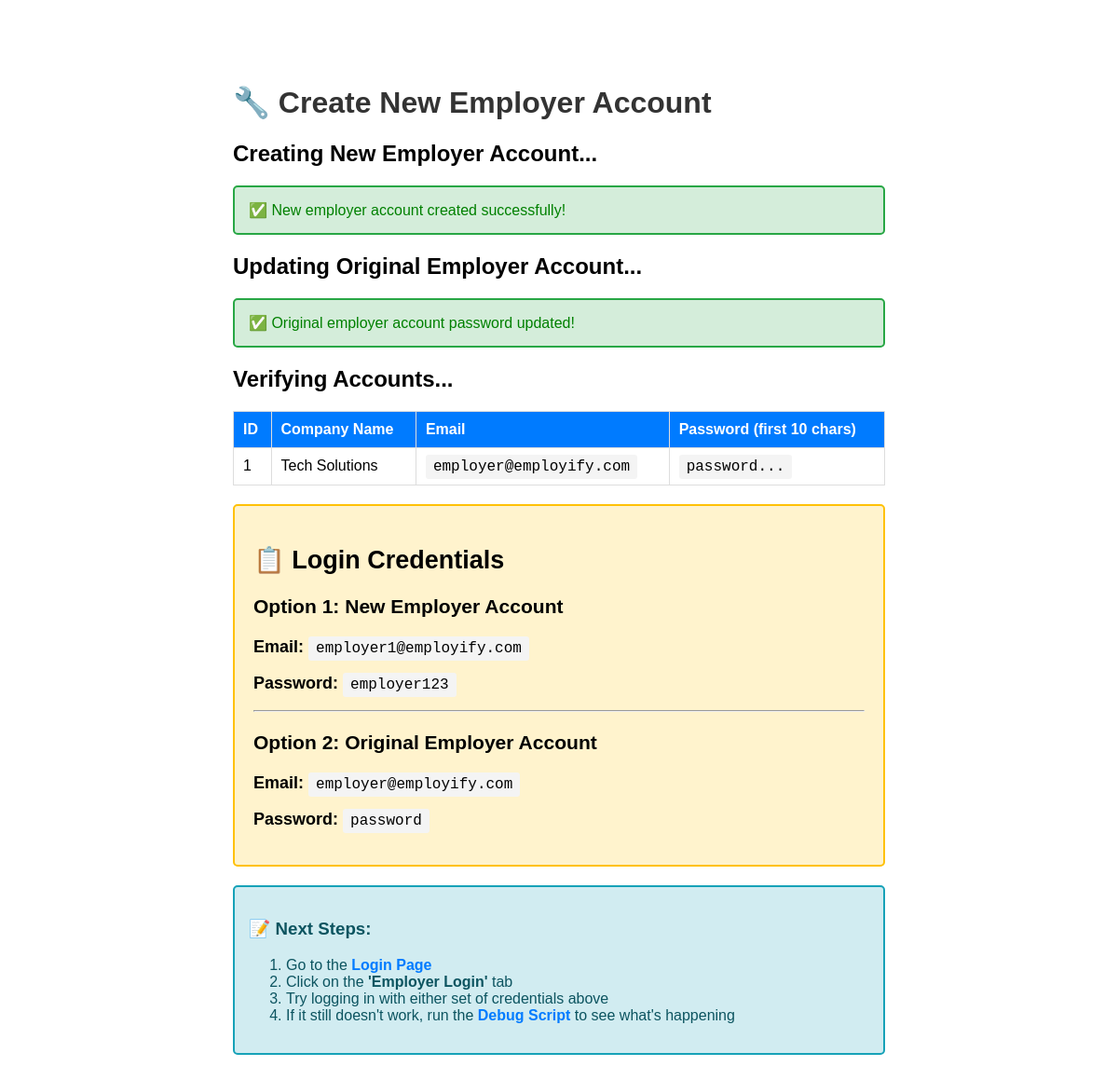
The page /model/create_employer_account.php on the database its author committed.
### tables this page shows
CREATE TABLE IF NOT EXISTS employerreg (
    id INT AUTO_INCREMENT PRIMARY KEY,
    Company_Name VARCHAR(100) NOT NULL,
    Email VARCHAR(100) NOT NULL UNIQUE,
    Password VARCHAR(255) NOT NULL,
    Company_Phone VARCHAR(20) NOT NULL,
    Company_Address TEXT NOT NULL,
    Business_Type VARCHAR(50),
    Company_Size VARCHAR(50),
    Company_Website VARCHAR(255),
    Industry VARCHAR(100),
    created_at TIMESTAMP DEFAULT CURRENT_TIMESTAMP,
    updated_at TIMESTAMP DEFAULT CURRENT_TIMESTAMP ON UPDATE CURRENT_TIMESTAMP,
    INDEX idx_email (Email),
    INDEX idx_company_name (Company_Name)
);

### model/create_employer_account.php (the view, shortened to what this page needs)
<?php
echo "<!DOCTYPE html>
<html>
<head>
    <title>Create Employer Account</title>
    <style>
        body { font-family: Arial, sans-serif; max-width: 700px; margin: 50px auto; padding: 20px; }
        .success { color: green; padding: 15px; background: #d4edda; border: 2px solid #28a745; margin: 10px 0; border-radius: 5px; }
        .error { color: red; padding: 15px; background: #f8d7da; border: 2px solid #dc3545; margin: 10px 0; border-radius: 5px; }
        .info { color: #0c5460; padding: 15px; background: #d1ecf1; border: 2px solid #17a2b8; margin: 10px 0; border-radius: 5px; }
        .credentials { background: #fff3cd; padding: 20px; border: 2px solid #ffc107; margin: 20px 0; border-radius: 5px; font-size: 18px; }
        h1 { color: #333; }
        code { background: #f4f4f4; padding: 4px 8px; border-radius: 3px; font-family: monospace; font-size: 16px; }
        a { color: #007bff; text-decoration: none; font-weight: bold; }
        a:hover { text-decoration: underline; }
        table { width: 100%; border-collapse: collapse; margin: 20px 0; }
        th, td { padding: 10px; text-align: left; border: 1px solid #ddd; }
        th { background: #007bff; color: white; }
    </style>
</head>
<body>
    <h1>🔧 Create New Employer Account</h1>";
try {
    $con = getConnection();
    $newEmployer = [
        'Company_Name' => 'ABC Corporation',
        'Email' => 'employer1@employify.com',
        'Password' => 'employer123',
        'Company_Phone' => '1234567890',
        'Company_Address' => '123 Business Street, Dhaka',
        'Business_Type' => 'Technology',
        'Company_Size' => '100-500',
        'Industry' => 'Information Technology'
    ];
    echo "<h2>Creating New Employer Account...</h2>";
    $checkSql = "SELECT id, Email, Company_Name FROM employerreg WHERE Email = ?";
    $stmt = mysqli_prepare($con, $checkSql);
    mysqli_stmt_bind_param($stmt, "s", $newEmployer['Email']);
    mysqli_stmt_execute($stmt);
    $result = mysqli_stmt_get_result($stmt);
    if ($existing = mysqli_fetch_assoc($result)) {
        echo "<div class='info'>ℹ Employer with this email already exists. Updating password...</div>";
        $updateSql = "UPDATE employerreg SET
            Password = ?,
            Company_Name = ?,
            Company_Phone = ?,
            Company_Address = ?,
            Business_Type = ?,
            Company_Size = ?,
            Industry = ?
            WHERE Email = ?";
        $updateStmt = mysqli_prepare($con, $updateSql);
        mysqli_stmt_bind_param($updateStmt, "ssssssss",
            $newEmployer['Password'],
            $newEmployer['Company_Name'],
            $newEmployer['Company_Phone'],
            $newEmployer['Company_Address'],
            $newEmployer['Business_Type'],
            $newEmployer['Company_Size'],
            $newEmployer['Industry'],
            $newEmployer['Email']
        );
        if (mysqli_stmt_execute($updateStmt)) {
            echo "<div class='success'>✅ Employer account updated successfully!</div>";
        } else {
            echo "<div class='error'>❌ Error updating account: " . mysqli_error($con) . "</div>";
        }
        mysqli_stmt_close($updateStmt);
    } else {
        $insertSql = "INSERT INTO employerreg
            (Company_Name, Email, Password, Company_Phone, Company_Address, Business_Type, Company_Size, Industry)
            VALUES (?, ?, ?, ?, ?, ?, ?, ?)";
        $insertStmt = mysqli_prepare($con, $insertSql);
        mysqli_stmt_bind_param($insertStmt, "ssssssss",
            $newEmployer['Company_Name'],
            $newEmployer['Email'],
            $newEmployer['Password'],
            $newEmployer['Company_Phone'],
            $newEmployer['Company_Address'],
            $newEmployer['Business_Type'],
            $newEmployer['Company_Size'],
            $newEmployer['Industry']
        );
        if (mysqli_stmt_execute($insertStmt)) {
            echo "<div class='success'>✅ New employer account created successfully!</div>";
        } else {
            echo "<div class='error'>❌ Error creating account: " . mysqli_error($con) . "</div>";
        }
    }
    echo "<h2>Updating Original Employer Account...</h2>";
    $originalEmail = 'employer@employify.com';
    $originalPassword = 'password';
    $updateOriginalSql = "UPDATE employerreg SET Password = ? WHERE Email = ?";
    $updateOriginalStmt = mysqli_prepare($con, $updateOriginalSql);
    mysqli_stmt_bind_param($updateOriginalStmt, "ss", $originalPassword, $originalEmail);
    if (mysqli_stmt_execute($updateOriginalStmt)) {
        echo "<div class='success'>✅ Original employer account password updated!</div>";
    } else {
        echo "<div class='info'>ℹ Original employer account not found or already updated.</div>";
    }
    echo "<h2>Verifying Accounts...</h2>";
    $verifySql = "SELECT id, Company_Name, Email, Password FROM employerreg WHERE Email IN (?, ?)";
    $verifyStmt = mysqli_prepare($con, $verifySql);
    mysqli_stmt_bind_param($verifyStmt, "ss", $newEmployer['Email'], $originalEmail);
    mysqli_stmt_execute($verifyStmt);
    $verifyResult = mysqli_stmt_get_result($verifyStmt);
    echo "<table>";
    echo "<tr><th>ID</th><th>Company Name</th><th>Email</th><th>Password (first 10 chars)</th></tr>";
    while ($row = mysqli_fetch_assoc($verifyResult)) {
        $passPreview = substr($row['Password'], 0, 10) . '...';
        echo "<tr>";
        echo "<td>{$row['id']}</td>";
        echo "<td>{$row['Company_Name']}</td>";
        echo "<td><code>{$row['Email']}</code></td>";
        echo "<td><code>$passPreview</code></td>";
        echo "</tr>";
    }
    echo "</table>";
    echo "<div class='credentials'>";
    echo "<h2>📋 Login Credentials</h2>";
    echo "<h3>Option 1: New Employer Account</h3>";
    echo "<p><strong>Email:</strong> <code>{$newEmployer['Email']}</code></p>";
    echo "<p><strong>Password:</strong> <code>{$newEmployer['Password']}</code></p>";
    echo "<hr>";
    echo "<h3>Option 2: Original Employer Account</h3>";
    echo "<p><strong>Email:</strong> <code>$originalEmail</code></p>";
    echo "<p><strong>Password:</strong> <code>$originalPassword</code></p>";
    echo "</div>";
    echo "<div class='info'>";
    echo "<h3>📝 Next Steps:</h3>";
    echo "<ol>";
    echo "<li>Go to the <a href='../view/login.php' target='_blank'><strong>Login Page</strong></a></li>";
    echo "<li>Click on the <strong>'Employer Login'</strong> tab</li>";
    echo "<li>Try logging in with either set of credentials above</li>";
    echo "<li>If it still doesn't work, run the <a href='debug_login.php'><strong>Debug Script</strong></a> to see what's happening</li>";
    echo "</ol>";
    echo "</div>";
} catch (Exception $e) {
    echo "<div class='error'>";
    echo "❌ <strong>ERROR:</strong><br>";
    echo $e->getMessage();
    echo "</div>";
}
echo "</body></html>";
?>

### model/create_employer_account.php (style rules this page uses)
body { font-family: Arial, sans-serif; max-width: 700px; margin: 50px auto; padding: 20px; }
.success { color: green; padding: 15px; background: #d4edda; border: 2px solid #28a745; margin: 10px 0; border-radius: 5px; }
.info { color: #0c5460; padding: 15px; background: #d1ecf1; border: 2px solid #17a2b8; margin: 10px 0; border-radius: 5px; }
.credentials { background: #fff3cd; padding: 20px; border: 2px solid #ffc107; margin: 20px 0; border-radius: 5px; font-size: 18px; }
h1 { color: #333; }
code { background: #f4f4f4; padding: 4px 8px; border-radius: 3px; font-family: monospace; font-size: 16px; }
a { color: #007bff; text-decoration: none; font-weight: bold; }
table { width: 100%; border-collapse: collapse; margin: 20px 0; }
th, td { padding: 10px; text-align: left; border: 1px solid #ddd; }
th { background: #007bff; color: white; }

### rows shown on the page
employerreg: id "1", Company_Name "Tech Solutions", Email "employer@employify.com", Password "password..."

### other values the page prints
$newEmployer['Email'] "employer1@employify.com"
$newEmployer['Password'] "employer123"
$originalEmail "employer@employify.com"
$originalPassword "password"
